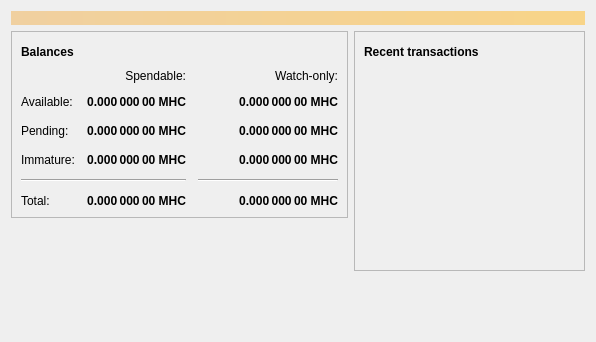
<?xml version="1.0" encoding="UTF-8"?>
<ui version="4.0">
 <class>OverviewPage</class>
 <widget class="QWidget" name="OverviewPage">
  <property name="geometry">
   <rect>
    <x>0</x>
    <y>0</y>
    <width>596</width>
    <height>342</height>
   </rect>
  </property>
  <property name="windowTitle">
   <string>Form</string>
  </property>
  <layout class="QVBoxLayout" name="topLayout">
   <item>
    <widget class="QLabel" name="labelAlerts">
     <property name="visible">
      <bool>false</bool>
     </property>
     <property name="styleSheet">
      <string notr="true">QLabel { background-color: qlineargradient(x1: 0, y1: 0, x2: 1, y2: 0, stop:0 #F0D0A0, stop:1 #F8D488); color:#000000; }</string>
     </property>
     <property name="wordWrap">
      <bool>true</bool>
     </property>
     <property name="margin">
      <number>3</number>
     </property>
     <property name="textInteractionFlags">
      <set>Qt::TextSelectableByMouse</set>
     </property>
    </widget>
   </item>
   <item>
    <layout class="QHBoxLayout" name="horizontalLayout" stretch="1,1">
     <item>
      <layout class="QVBoxLayout" name="verticalLayout_2">
       <item>
        <widget class="QFrame" name="frame">
         <property name="frameShape">
          <enum>QFrame::StyledPanel</enum>
         </property>
         <property name="frameShadow">
          <enum>QFrame::Raised</enum>
         </property>
         <layout class="QVBoxLayout" name="verticalLayout_4">
          <item>
           <layout class="QHBoxLayout" name="horizontalLayout_4">
            <item>
             <widget class="QLabel" name="label_5">
              <property name="font">
               <font>
                <weight>75</weight>
                <bold>true</bold>
               </font>
              </property>
              <property name="text">
               <string>Balances</string>
              </property>
             </widget>
            </item>
            <item>
             <widget class="QPushButton" name="labelWalletStatus">
              <property name="enabled">
               <bool>true</bool>
              </property>
              <property name="maximumSize">
               <size>
                <width>30</width>
                <height>16777215</height>
               </size>
              </property>
              <property name="toolTip">
               <string>The displayed information may be out of date. Your wallet automatically synchronizes with the MHattaCoin network after a connection is established, but this process has not completed yet.</string>
              </property>
              <property name="text">
               <string/>
              </property>
              <property name="icon">
               <iconset resource="../bitcoin.qrc">
                <normaloff>:/icons/warning</normaloff>
                <disabledoff>:/icons/warning</disabledoff>:/icons/warning</iconset>
              </property>
              <property name="iconSize">
               <size>
                <width>24</width>
                <height>24</height>
               </size>
              </property>
              <property name="flat">
               <bool>true</bool>
              </property>
             </widget>
            </item>
            <item>
             <spacer name="horizontalSpacer_3">
              <property name="orientation">
               <enum>Qt::Horizontal</enum>
              </property>
              <property name="sizeHint" stdset="0">
               <size>
                <width>40</width>
                <height>20</height>
               </size>
              </property>
             </spacer>
            </item>
           </layout>
          </item>
          <item>
           <layout class="QGridLayout" name="gridLayout">
            <property name="spacing">
             <number>12</number>
            </property>
            <item row="2" column="2">
             <widget class="QLabel" name="labelWatchPending">
              <property name="font">
               <font>
                <weight>75</weight>
                <bold>true</bold>
               </font>
              </property>
              <property name="cursor">
               <cursorShape>IBeamCursor</cursorShape>
              </property>
              <property name="toolTip">
               <string>Unconfirmed transactions to watch-only addresses</string>
              </property>
              <property name="text">
               <string notr="true">0.000 000 00 MHC</string>
              </property>
              <property name="alignment">
               <set>Qt::AlignRight|Qt::AlignTrailing|Qt::AlignVCenter</set>
              </property>
              <property name="textInteractionFlags">
               <set>Qt::LinksAccessibleByMouse|Qt::TextSelectableByKeyboard|Qt::TextSelectableByMouse</set>
              </property>
             </widget>
            </item>
            <item row="2" column="1">
             <widget class="QLabel" name="labelUnconfirmed">
              <property name="font">
               <font>
                <weight>75</weight>
                <bold>true</bold>
               </font>
              </property>
              <property name="cursor">
               <cursorShape>IBeamCursor</cursorShape>
              </property>
              <property name="toolTip">
               <string>Total of transactions that have yet to be confirmed, and do not yet count toward the spendable balance</string>
              </property>
              <property name="text">
               <string notr="true">0.000 000 00 MHC</string>
              </property>
              <property name="alignment">
               <set>Qt::AlignRight|Qt::AlignTrailing|Qt::AlignVCenter</set>
              </property>
              <property name="textInteractionFlags">
               <set>Qt::LinksAccessibleByMouse|Qt::TextSelectableByKeyboard|Qt::TextSelectableByMouse</set>
              </property>
             </widget>
            </item>
            <item row="3" column="2">
             <widget class="QLabel" name="labelWatchImmature">
              <property name="font">
               <font>
                <weight>75</weight>
                <bold>true</bold>
               </font>
              </property>
              <property name="cursor">
               <cursorShape>IBeamCursor</cursorShape>
              </property>
              <property name="toolTip">
               <string>Mined balance in watch-only addresses that has not yet matured</string>
              </property>
              <property name="text">
               <string notr="true">0.000 000 00 MHC</string>
              </property>
              <property name="alignment">
               <set>Qt::AlignRight|Qt::AlignTrailing|Qt::AlignVCenter</set>
              </property>
              <property name="textInteractionFlags">
               <set>Qt::LinksAccessibleByMouse|Qt::TextSelectableByKeyboard|Qt::TextSelectableByMouse</set>
              </property>
             </widget>
            </item>
            <item row="4" column="0" colspan="2">
             <widget class="Line" name="line">
              <property name="orientation">
               <enum>Qt::Horizontal</enum>
              </property>
             </widget>
            </item>
            <item row="4" column="2">
             <widget class="Line" name="lineWatchBalance">
              <property name="sizePolicy">
               <sizepolicy hsizetype="Preferred" vsizetype="Fixed">
                <horstretch>0</horstretch>
                <verstretch>0</verstretch>
               </sizepolicy>
              </property>
              <property name="minimumSize">
               <size>
                <width>140</width>
                <height>0</height>
               </size>
              </property>
              <property name="orientation">
               <enum>Qt::Horizontal</enum>
              </property>
             </widget>
            </item>
            <item row="5" column="0">
             <widget class="QLabel" name="labelTotalText">
              <property name="text">
               <string>Total:</string>
              </property>
             </widget>
            </item>
            <item row="3" column="1">
             <widget class="QLabel" name="labelImmature">
              <property name="font">
               <font>
                <weight>75</weight>
                <bold>true</bold>
               </font>
              </property>
              <property name="cursor">
               <cursorShape>IBeamCursor</cursorShape>
              </property>
              <property name="toolTip">
               <string>Mined balance that has not yet matured</string>
              </property>
              <property name="text">
               <string notr="true">0.000 000 00 MHC</string>
              </property>
              <property name="alignment">
               <set>Qt::AlignRight|Qt::AlignTrailing|Qt::AlignVCenter</set>
              </property>
              <property name="textInteractionFlags">
               <set>Qt::LinksAccessibleByMouse|Qt::TextSelectableByKeyboard|Qt::TextSelectableByMouse</set>
              </property>
             </widget>
            </item>
            <item row="2" column="3">
             <spacer name="horizontalSpacer_2">
              <property name="orientation">
               <enum>Qt::Horizontal</enum>
              </property>
              <property name="sizeHint" stdset="0">
               <size>
                <width>40</width>
                <height>20</height>
               </size>
              </property>
             </spacer>
            </item>
            <item row="3" column="0">
             <widget class="QLabel" name="labelImmatureText">
              <property name="text">
               <string>Immature:</string>
              </property>
             </widget>
            </item>
            <item row="5" column="1">
             <widget class="QLabel" name="labelTotal">
              <property name="font">
               <font>
                <weight>75</weight>
                <bold>true</bold>
               </font>
              </property>
              <property name="cursor">
               <cursorShape>IBeamCursor</cursorShape>
              </property>
              <property name="toolTip">
               <string>Your current total balance</string>
              </property>
              <property name="text">
               <string notr="true">0.000 000 00 MHC</string>
              </property>
              <property name="alignment">
               <set>Qt::AlignRight|Qt::AlignTrailing|Qt::AlignVCenter</set>
              </property>
              <property name="textInteractionFlags">
               <set>Qt::LinksAccessibleByMouse|Qt::TextSelectableByKeyboard|Qt::TextSelectableByMouse</set>
              </property>
             </widget>
            </item>
            <item row="5" column="2">
             <widget class="QLabel" name="labelWatchTotal">
              <property name="font">
               <font>
                <weight>75</weight>
                <bold>true</bold>
               </font>
              </property>
              <property name="cursor">
               <cursorShape>IBeamCursor</cursorShape>
              </property>
              <property name="toolTip">
               <string>Current total balance in watch-only addresses</string>
              </property>
              <property name="text">
               <string notr="true">0.000 000 00 MHC</string>
              </property>
              <property name="alignment">
               <set>Qt::AlignRight|Qt::AlignTrailing|Qt::AlignVCenter</set>
              </property>
              <property name="textInteractionFlags">
               <set>Qt::LinksAccessibleByMouse|Qt::TextSelectableByKeyboard|Qt::TextSelectableByMouse</set>
              </property>
             </widget>
            </item>
            <item row="0" column="2">
             <widget class="QLabel" name="labelWatchonly">
              <property name="text">
               <string>Watch-only:</string>
              </property>
              <property name="alignment">
               <set>Qt::AlignRight|Qt::AlignTrailing|Qt::AlignVCenter</set>
              </property>
             </widget>
            </item>
            <item row="1" column="0">
             <widget class="QLabel" name="labelBalanceText">
              <property name="text">
               <string>Available:</string>
              </property>
             </widget>
            </item>
            <item row="1" column="1">
             <widget class="QLabel" name="labelBalance">
              <property name="font">
               <font>
                <weight>75</weight>
                <bold>true</bold>
               </font>
              </property>
              <property name="cursor">
               <cursorShape>IBeamCursor</cursorShape>
              </property>
              <property name="toolTip">
               <string>Your current spendable balance</string>
              </property>
              <property name="text">
               <string notr="true">0.000 000 00 MHC</string>
              </property>
              <property name="alignment">
               <set>Qt::AlignRight|Qt::AlignTrailing|Qt::AlignVCenter</set>
              </property>
              <property name="textInteractionFlags">
               <set>Qt::LinksAccessibleByMouse|Qt::TextSelectableByKeyboard|Qt::TextSelectableByMouse</set>
              </property>
             </widget>
            </item>
            <item row="1" column="2">
             <widget class="QLabel" name="labelWatchAvailable">
              <property name="font">
               <font>
                <weight>75</weight>
                <bold>true</bold>
               </font>
              </property>
              <property name="cursor">
               <cursorShape>IBeamCursor</cursorShape>
              </property>
              <property name="toolTip">
               <string>Your current balance in watch-only addresses</string>
              </property>
              <property name="text">
               <string notr="true">0.000 000 00 MHC</string>
              </property>
              <property name="alignment">
               <set>Qt::AlignRight|Qt::AlignTrailing|Qt::AlignVCenter</set>
              </property>
              <property name="textInteractionFlags">
               <set>Qt::LinksAccessibleByMouse|Qt::TextSelectableByKeyboard|Qt::TextSelectableByMouse</set>
              </property>
             </widget>
            </item>
            <item row="2" column="0">
             <widget class="QLabel" name="labelPendingText">
              <property name="text">
               <string>Pending:</string>
              </property>
             </widget>
            </item>
            <item row="0" column="1">
             <widget class="QLabel" name="labelSpendable">
              <property name="text">
               <string>Spendable:</string>
              </property>
              <property name="alignment">
               <set>Qt::AlignRight|Qt::AlignTrailing|Qt::AlignVCenter</set>
              </property>
             </widget>
            </item>
           </layout>
          </item>
         </layout>
        </widget>
       </item>
       <item>
        <spacer name="verticalSpacer">
         <property name="orientation">
          <enum>Qt::Vertical</enum>
         </property>
         <property name="sizeHint" stdset="0">
          <size>
           <width>20</width>
           <height>40</height>
          </size>
         </property>
        </spacer>
       </item>
      </layout>
     </item>
     <item>
      <layout class="QVBoxLayout" name="verticalLayout_3">
       <item>
        <widget class="QFrame" name="frame_2">
         <property name="frameShape">
          <enum>QFrame::StyledPanel</enum>
         </property>
         <property name="frameShadow">
          <enum>QFrame::Raised</enum>
         </property>
         <layout class="QVBoxLayout" name="verticalLayout">
          <item>
           <layout class="QHBoxLayout" name="horizontalLayout_2">
            <item>
             <widget class="QLabel" name="label_4">
              <property name="font">
               <font>
                <weight>75</weight>
                <bold>true</bold>
               </font>
              </property>
              <property name="text">
               <string>Recent transactions</string>
              </property>
             </widget>
            </item>
            <item>
             <widget class="QPushButton" name="labelTransactionsStatus">
              <property name="enabled">
               <bool>true</bool>
              </property>
              <property name="maximumSize">
               <size>
                <width>30</width>
                <height>16777215</height>
               </size>
              </property>
              <property name="toolTip">
               <string>The displayed information may be out of date. Your wallet automatically synchronizes with the MHattaCoin network after a connection is established, but this process has not completed yet.</string>
              </property>
              <property name="text">
               <string/>
              </property>
              <property name="icon">
               <iconset resource="../bitcoin.qrc">
                <normaloff>:/icons/warning</normaloff>
                <disabledoff>:/icons/warning</disabledoff>:/icons/warning</iconset>
              </property>
              <property name="iconSize">
               <size>
                <width>24</width>
                <height>24</height>
               </size>
              </property>
              <property name="flat">
               <bool>true</bool>
              </property>
             </widget>
            </item>
            <item>
             <spacer name="horizontalSpacer">
              <property name="orientation">
               <enum>Qt::Horizontal</enum>
              </property>
              <property name="sizeHint" stdset="0">
               <size>
                <width>40</width>
                <height>20</height>
               </size>
              </property>
             </spacer>
            </item>
           </layout>
          </item>
          <item>
           <widget class="QListView" name="listTransactions">
            <property name="styleSheet">
             <string notr="true">QListView { background: transparent; }</string>
            </property>
            <property name="frameShape">
             <enum>QFrame::NoFrame</enum>
            </property>
            <property name="verticalScrollBarPolicy">
             <enum>Qt::ScrollBarAlwaysOff</enum>
            </property>
            <property name="horizontalScrollBarPolicy">
             <enum>Qt::ScrollBarAlwaysOff</enum>
            </property>
            <property name="selectionMode">
             <enum>QAbstractItemView::NoSelection</enum>
            </property>
           </widget>
          </item>
         </layout>
        </widget>
       </item>
       <item>
        <spacer name="verticalSpacer_2">
         <property name="orientation">
          <enum>Qt::Vertical</enum>
         </property>
         <property name="sizeHint" stdset="0">
          <size>
           <width>20</width>
           <height>40</height>
          </size>
         </property>
        </spacer>
       </item>
      </layout>
     </item>
    </layout>
   </item>
  </layout>
 </widget>
 <resources/>
 <connections/>
</ui>
